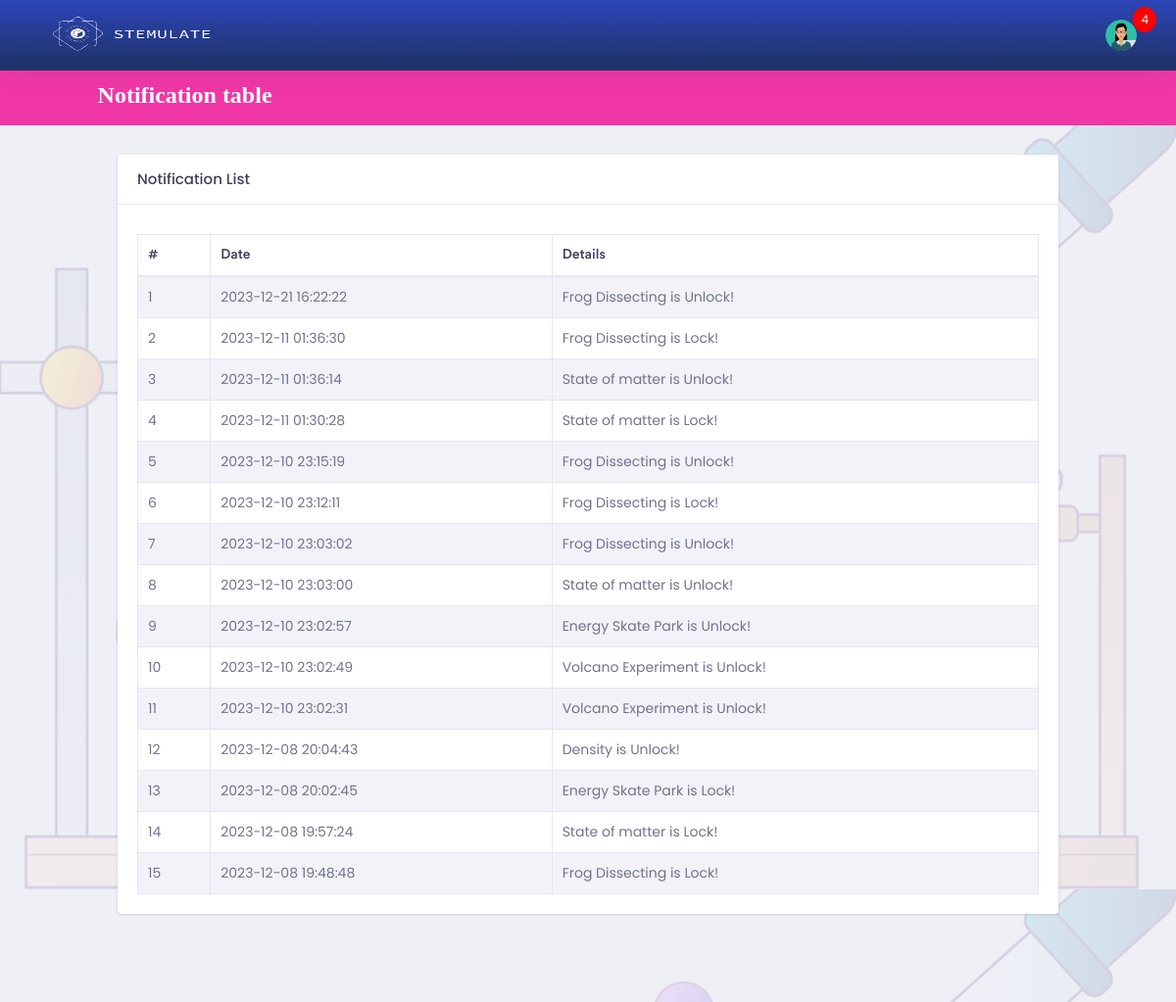
Page /student/notification-table.php (signed in) on the committed database.
### tables this page shows
CREATE TABLE `notification` (
  `id` int(255) NOT NULL,
  `student_id` int(255) NOT NULL,
  `details` varchar(255) NOT NULL,
  `isread` tinyint(1) NOT NULL,
  `created_at` datetime DEFAULT NULL
);

### student/notification-table.php (the view, shortened to what this page needs)
<?php
    if ($_SESSION['p'] != "") {
?>
<!doctype html>
<html lang="en">
<head>
    <?php include 'head.php';
     ?>
</head>
<body>
    <div class="dashboard-main-wrapper">
         <div class="dashboard-header">
            <?php include 'header.php';  ?>
            <?php include 'navigation.php';  ?>
        </div>
        <div class="dashboard-wrapper">
            <div class="container-fluid  dashboard-content">
                <div class="row">
                    <div class="col-xl-12 col-lg-12 col-md-12 col-sm-12 col-12">
                        <div class="card">
                            <h5 class="card-header">Notification List </h5>
                            <span style="padding-left:20px; padding-top:10px;">
                            </span>
                            <div class="card-body">
                                <div class="table-responsive">
                                    <table class="table table-striped table-bordered">
                                        <thead>
                                            <tr>
                                                <th>#</th>
                                                <th>Date</th>
                                                <th>Details</th>
                                            </tr>
                                        </thead>
                                        <tbody>
                                            <?php
                                                include 'db.php';
                                                $sl = 0;
                                                $query = mysqli_query($link, "SELECT *  FROM `notification` WHERE student_id = '$_SESSION[id]' order by id desc");
                                                while($data = mysqli_fetch_array($query)) {
                                            ?>
                                            <tr>
                                                <td><?php echo ++$sl; ?></td>
                                                <td><?php echo $data['created_at']; ?></td>
                                                <td><?php echo $data['details']; ?></td>
                                            </tr>
                                            <?php } ?>
                                        </tbody>
                                    </table>
                                </div>
                            </div>
                        </div>
                    </div>
                </div>
            </div>
        </div>
    </div>
</body>
</html>
<?php
} else {
    echo "<script>";
    echo "self.location='index.php?msg=<font color=red>Please Login First.</font>';";
    echo "</script>";
}
?>

### student/assets/libs/css/main.css (style rules this page uses)
body { margin: 0; padding: 0; font-family: 'Poppins', sans-serif; background-color: #f1f1f1; color: #333333; }

### rows in the picture
notification: created_at "2023-12-21 16:22:22", details "Frog Dissecting is Unlock!"
notification: created_at "2023-12-11 01:36:30", details "Frog Dissecting is Lock!"
notification: created_at "2023-12-11 01:36:14", details "State of matter is Unlock!"
notification: created_at "2023-12-11 01:30:28", details "State of matter is Lock!"
notification: created_at "2023-12-10 23:15:19", details "Frog Dissecting is Unlock!"
notification: created_at "2023-12-10 23:12:11", details "Frog Dissecting is Lock!"
notification: created_at "2023-12-10 23:03:02", details "Frog Dissecting is Unlock!"
notification: created_at "2023-12-10 23:03:00", details "State of matter is Unlock!"
notification: created_at "2023-12-10 23:02:57", details "Energy Skate Park is Unlock!"
notification: created_at "2023-12-10 23:02:49", details "Volcano Experiment is Unlock!"
notification: created_at "2023-12-10 23:02:31", details "Volcano Experiment is Unlock!"
notification: created_at "2023-12-08 20:04:43", details "Density is Unlock!"
notification: created_at "2023-12-08 20:02:45", details "Energy Skate Park is Lock!"
notification: created_at "2023-12-08 19:57:24", details "State of matter is Lock!"
notification: created_at "2023-12-08 19:48:48", details "Frog Dissecting is Lock!"

### other values in the picture
mysqli_num_rows($result) "4"
$currentpage "Notification table"
